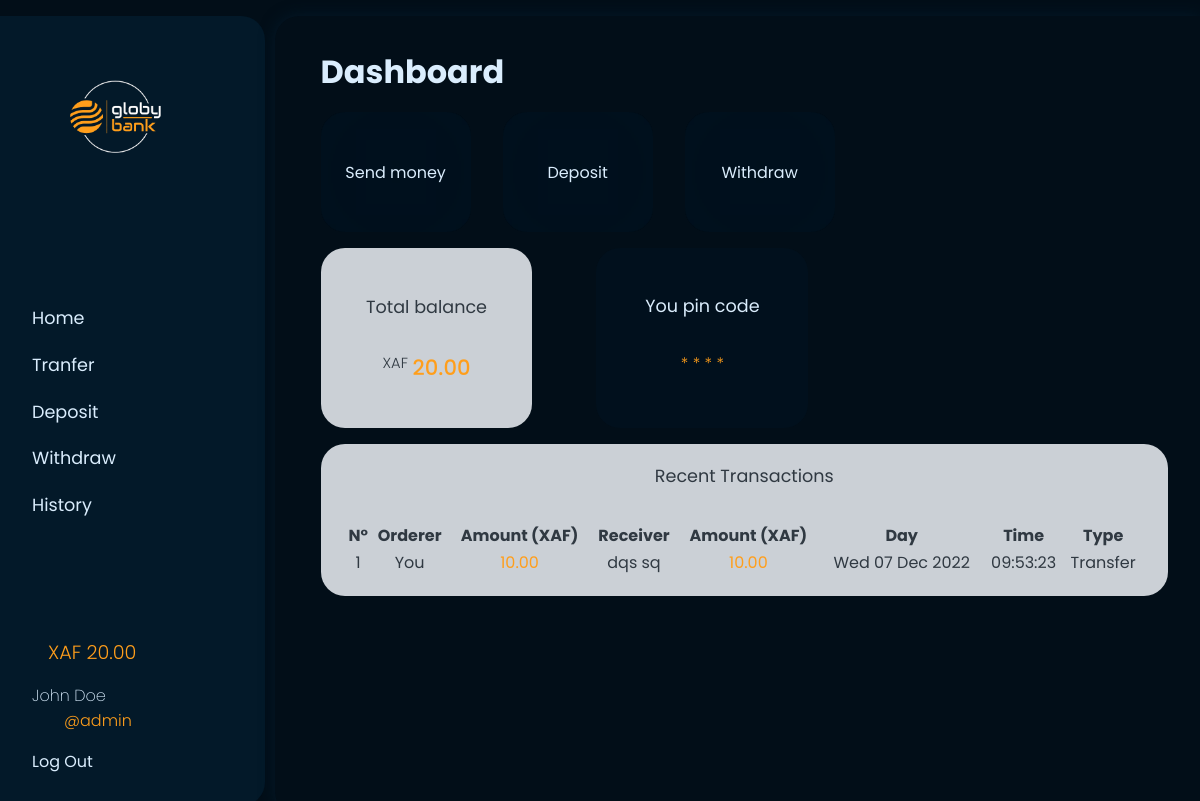
/home (signed in), run on an earlier commit of the app's database.
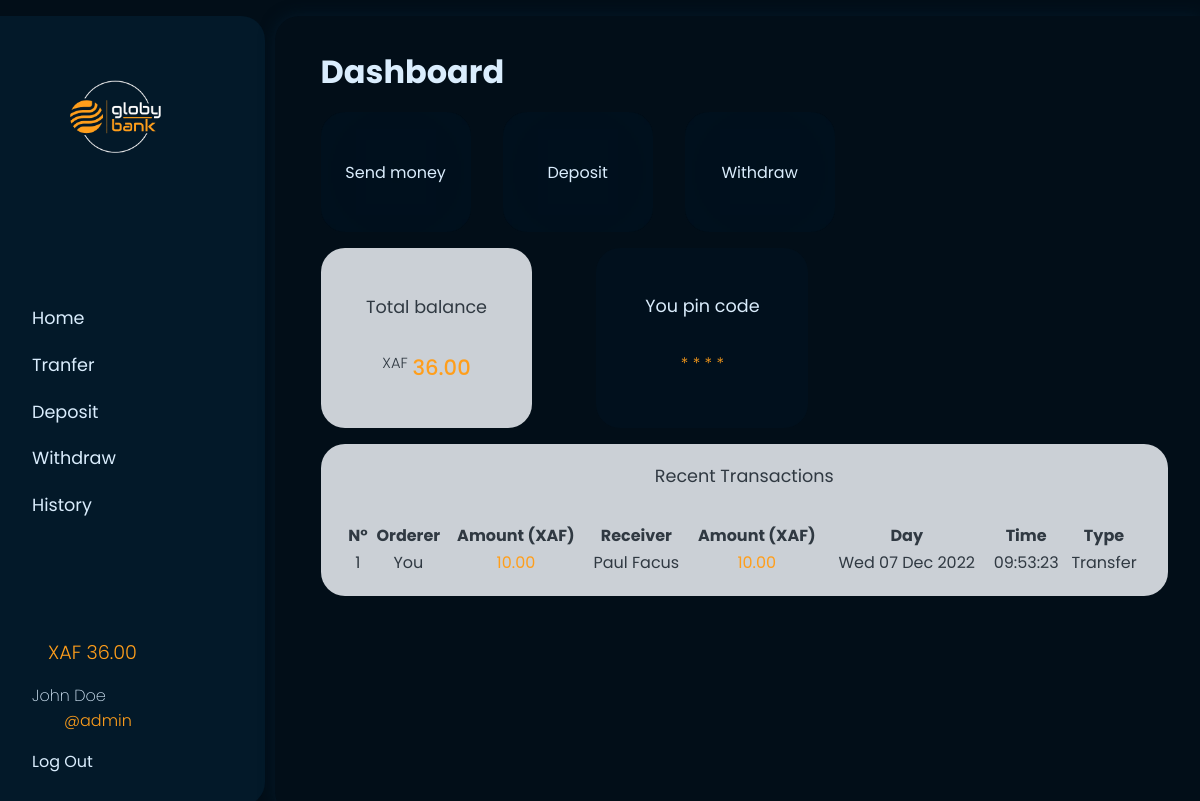
And on a later commit of the database.
### authentication/models.py (models this page shows, shortened)
class Account(AbstractBaseUser):
    username = models.CharField(verbose_name=_(
        'username'), max_length=100, unique=True)
    first_name = models.CharField(verbose_name=_('first_name'), max_length=100)
    last_name = models.CharField(verbose_name=_('last_name'), max_length=100)
    country = CountryField(blank=True, blank_label='(select country)')
    balance = models.DecimalField(verbose_name=_(
        'balance'), default=0, max_digits=15, decimal_places=2)
    code_pin = models.CharField(max_length=4, default='0000')
    date_joined = models.DateTimeField(
        verbose_name=("date_joined"), auto_now_add=True)
    last_login = models.DateTimeField(verbose_name=_(
        'last login'), blank=True, null=True, auto_now=True)
    is_admin = models.BooleanField(default=False)
    is_active = models.BooleanField(default=True)
    is_staff = models.BooleanField(default=False)
    is_superuser = models.BooleanField(default=False)
    USERNAME_FIELD = 'username'
    REQUIRED_FIELDS = ['first_name', 'last_name', 'country']
    objects = MyAccountManager()
    @property
    def get_country_currency(self):
        return 'XAF'
    @property
    def get_fullname(self):
        return self.first_name + ' ' + self.last_name

### transaction/models.py (models this page shows, shortened)
class AbstractTransaction(models.Model):
    orderer = models.ForeignKey(
        Account, related_name="%(class)s_related", on_delete=models.SET_NULL, null=True, blank=True)
    amount = models.DecimalField(
        max_digits=100, decimal_places=2, default=0.00)
    created = models.DateTimeField(auto_now_add=True)
    class Meta:
        abstract = True

class Transaction(AbstractTransaction):
    receiver = models.ForeignKey(
        Account, related_name='receiver', on_delete=models.SET_NULL, null=True, blank=True)
    amount_received = models.DecimalField(
        max_digits=100, decimal_places=2, default=0.00)
    amount_sent = models.DecimalField(
        max_digits=100, decimal_places=2, default=0.00)

### transaction/views.py (the view)
# urls.py: path('home', HomeView.as_view(), name='home'),
class HomeView(TemplateView,LoginRequiredMixin):
    template_name = 'auth/home.html'
    login_url = 'login'
    def get(self, request):
        user = self.request.user
        transactions = Transaction.objects.filter(Q(orderer=user) | Q(receiver=user)
                                                )
        transactions = [[i+1, t, get_type_of_transaction(user, t.orderer, t.receiver, t.amount_sent, t.amount_received)] for i, t in enumerate(transactions)]
        context = {'transactions': transactions, 'currency' :'XAF'}
        return render(request, self.template_name,  context)

### transaction/templatetags/user_format.py (called while the page is built)
@register.filter(name='format_user')
def format_user(value, user):
    if value.username == user.username:
        return 'You'
    else:
        return value.get_fullname

### transaction/utils.py (called while the page is built)
def get_type_of_transaction(user, orderer, receiver,sent_amount, received_amount):
    output = 'Transfer'
    if orderer.username ==  receiver.username :
        if sent_amount == 0 :
            output = 'Deposit'
        elif received_amount == 0:
            output = 'Witdrawal'
    else:
        if user.username == receiver.username:
            output = 'Reception'
    return output

### templates/auth/home.html (shortened to what this page needs)
{% extends 'base.html' %} {% load static %} {% load user_format %}
{% block title%} Register {% endblock title %} {% block content %}
<div class="main-content">
	<h1>Dashboard</h1>
	<div class="grid">
		<div class="links">
			<div>
				<a href="{% url 'transfer' %}">
					<span>Send money</span>
				</a>
			</div>
			<div>
				<a href="{% url 'withdraw_recharge' action='recharge' %}">
					<span>Deposit</span>
				</a>
			</div>
			<div>
				<a href="{% url 'withdraw_recharge' action='withdraw' %}">
					<span>Withdraw</span>
				</a>
			</div>
		</div>
		{% include 'components/total_balance.html' %}
		<div class="latest-transaction">
			<h2>Recent Transactions</h2>
			<table>
				<thead>
					<tr>
						<th>N°</th>
						<th>Orderer</th>
                        <th>Amount ({{currency}}) </th>
                        <th>Receiver</th>
                        <th>Amount ({{currency}}) </th>
						<th>Day</th>
						<th>Time</th>
						<th>Type</th>
					</tr>
				</thead>
				<tbody>
					{% if transactions %}
					<tr>
						<td>{{transactions.0.0}}</td>
						<td>{{transactions.0.1.orderer|format_user:request.user}}</td>
						<td class="amount amount-sent">
							{{transactions.0.1.amount_sent}}
						</td>
						<td>{{transactions.0.1.receiver|format_user:request.user}}</td>
						<td class="amount amount-received">
							{{transactions.0.1.amount_received}}
						</td>
						<td>{{transactions.0.1.created|date:"D d M Y"}}</td>
						<td>{{transactions.0.1.created|time:"H:i:s"}}</td>
						<td>{{transactions.0.2}}</td>
					</tr>
					{% endif %}
				</tbody>
			</table>
		</div>
	</div>
</div>
{% endblock content %}

### templates/base.html (shortened to what this page needs)
{% load static %}
<!DOCTYPE html>
<html lang="en">
	<head>
		<link
			rel="stylesheet"
			href="https://unicons.iconscout.com/release/v4.0.0/css/line.css"
		/>
		<link rel="stylesheet" href="{% static 'css/style.css' %}" />
	</head>
	<body>
		<main>
			<section id="side-bar">{% include 'components/sidebar.html' %}</section>
			<section id="main-content">
				{% block content %} {% endblock content %}
			</section>
		</main>
	</body>
</html>

### templates/components/sidebar.html (shortened to what this page needs)
{% load static %}
<div class="side-bar container">
    <img src="{% static 'images/logo.png' %}" alt="logo">
    <nav>
        <ul class="nav-links">
            <li><a href="{% url 'home' %}" class="home"> Home</a></li>
            <li><a href="{% url 'transfer' %}" class="transact"> Tranfer</a></li>
            <li><a href="{% url 'withdraw_recharge' action='recharge' %}">
                <span>Deposit</span>
            </a></li>
            <li><a href="{% url 'withdraw_recharge' action='withdraw' %}">
                <span>Withdraw</span>
            </a></li>
            <li><a href="{% url 'history' %}" class="history"> History</a></li>
        </ul>
    </nav>
    <div>
        {% if request.user.is_authenticated %}
        <div class="side_bar_balance"><p><span>XAF {{request.user.balance}}</span></p></div>
        <div>
            <p>  {{request.user.get_fullname}}</p>
            <span>@{{request.user.username}}</span>
        </div>
        {% endif %}
        {% if request.user.is_authenticated %}
        <a href="{% url 'logout' %}">  Log Out</a>
        {% else %}
        <a href="{% url 'register' %}"><i class="uil uil-user-plus"></i> Register</a>
        <a href="{% url 'login' %}"><i class="uil uil-signin"></i>  Log In</a>
        {% endif %}
    </div>
</div>

### templates/components/total_balance.html (shortened to what this page needs)
<div class="total-bal">
    <div class="total">
        <span>Total balance</span>
        <div>
            <sup class="currency">{{request.user.get_country_currency}}</sup>
            <span class="balance">{{request.user.balance}}</span>
        </div>
    </div>
    <div class="total code-pin-box">
        <span>You pin code</span>
        <div>
            <span
                class="code-pin"
                id="code-pin"
                data-code="{{request.user.code_pin}}"
                >* * * *</span
            >
        </div>
    </div>
</div>

### static/css/style.css (style rules this page uses)
:root { scroll-behavior: smooth; --primary-color:rgb(2, 14, 24); --secondary-color:rgb(3, 25, 41); --glass:rgba(2, 25, 41, 0.856); --glass:rgba(10, 52, 83, 0.082); --success:rgb(9, 143, 80); --error:rgb(248, 71, 71); --gray-color:#303942; --accent-color:#FF9E1B; --white:rgb(218, 237, 253); --white-bg:#cbd0d6; --border-radius:1.5rem; }
*,*::before,*::after { margin: 0; padding: 0; box-sizing: border-box; }
body { font-family: 'Poppins', sans-serif; background: var(--primary-color); padding: 1rem 0; }
main { position: relative; min-height: 100vh; }
::placeholder { font-style: italic; }
a { color: var(--white); text-decoration: none; }
li { list-style: none; }
.container { display: flex; }
#side-bar { background: var(--secondary-color); position: fixed; left: 0; top: 1rem; height: 95%; padding: 2rem 2rem; width: 265px; border-top-right-radius: var(--border-radius); border-bottom-right-radius: var(--border-radius); }
.side-bar { width: 100%; height: 100%; flex-direction: column; justify-content: space-between; }
nav li a,nav + div > a { font-size: 1.1rem; transition: color .7s ease; font-weight: 400; }
nav + div > a { font-weight: 400; font-size: 1rem; }
nav ul { display: flex; flex-direction: column; row-gap: 1.3rem; }
nav + div > div { display: flex; flex-direction: column; justify-content: center; color: var(--white); font-weight: 200; }
nav + div { display: flex; flex-direction: column; row-gap: 1rem; }
nav + div > div span { font-weight: 300; margin-left: 2rem; color: var(--accent-color); }
nav + div > div.side_bar_balance span { margin-left: 1rem; font-size: 1.2rem; }
#main-content { position: sticky; margin-left: 275px; min-height: 100vh; top: 1rem; width: calc(100% - 275px); color: var(--white); box-shadow: 0px 0px 15px var(--secondary-color); border-top-left-radius: var(--border-radius); border-bottom-left-radius: var(--border-radius); padding: 2rem 2rem; }
.main-content h1 { font-weight: 700; font-size: 2rem; padding-left: 0.85rem; }
.main-content .grid { margin-top: 1rem; display: grid; grid-template-rows: 120px 180px 1fr; row-gap: 1rem; padding-left: 0.85rem; }
.links { display: flex; align-items: center; column-gap: 2rem; }
.links div { display: flex; justify-content: center; align-items: center; background: var(--glass); height: 100%; width: 150px; backdrop-filter: blur(100px); border-radius: var(--border-radius); }
.links div a { display: flex; justify-content: center; align-items: center; flex-direction: column; font-size: 1rem; color: var(--white); }
.total-bal { display: flex; column-gap: 4rem; }
.total-bal .total { display: flex; flex-direction: column; justify-content: center; align-items: center; row-gap: 2rem; background: var(--white-bg); height: 100%; min-width: 25%; border-radius: var(--border-radius); color: var(--gray-color); font-size: 1.1em; }
.total sup { font-weight: 300; }
.total div span { font-size: 1.2em; color: var(--accent-color); font-weight: 500; }
.latest-transaction { background: var(--white-bg); border-radius: var(--border-radius); padding: 1.2rem 1.5rem; color: var(--gray-color); display: flex; flex-direction: column; align-items: center; row-gap: 1rem; justify-content: center; }
.latest-transaction h2 { font-size: 1.1rem; font-weight: 400; text-align: center; }
.latest-transaction table { margin-top: 1rem; width: 100%; }
.latest-transaction table, th, td { text-align: center; }
td.amount { color: var(--accent-color); }
.total.code-pin-box { background: var(--glass); color: var(--white); }
.total.code-pin-box .code-pin { font-size: 1rem; font-weight: 300; }
.total.code-pin-box>div { display: flex; row-gap: 0.5rem; justify-content: center; align-items: center; flex-direction: column; }

What changed in the data, as far as the page shows it:
changed Account "John Doe": user.balance "20.00" → "36.00"
changed through a linked row, Transaction "You": receiver.last_name "dqs sq" → "Paul Facus"
